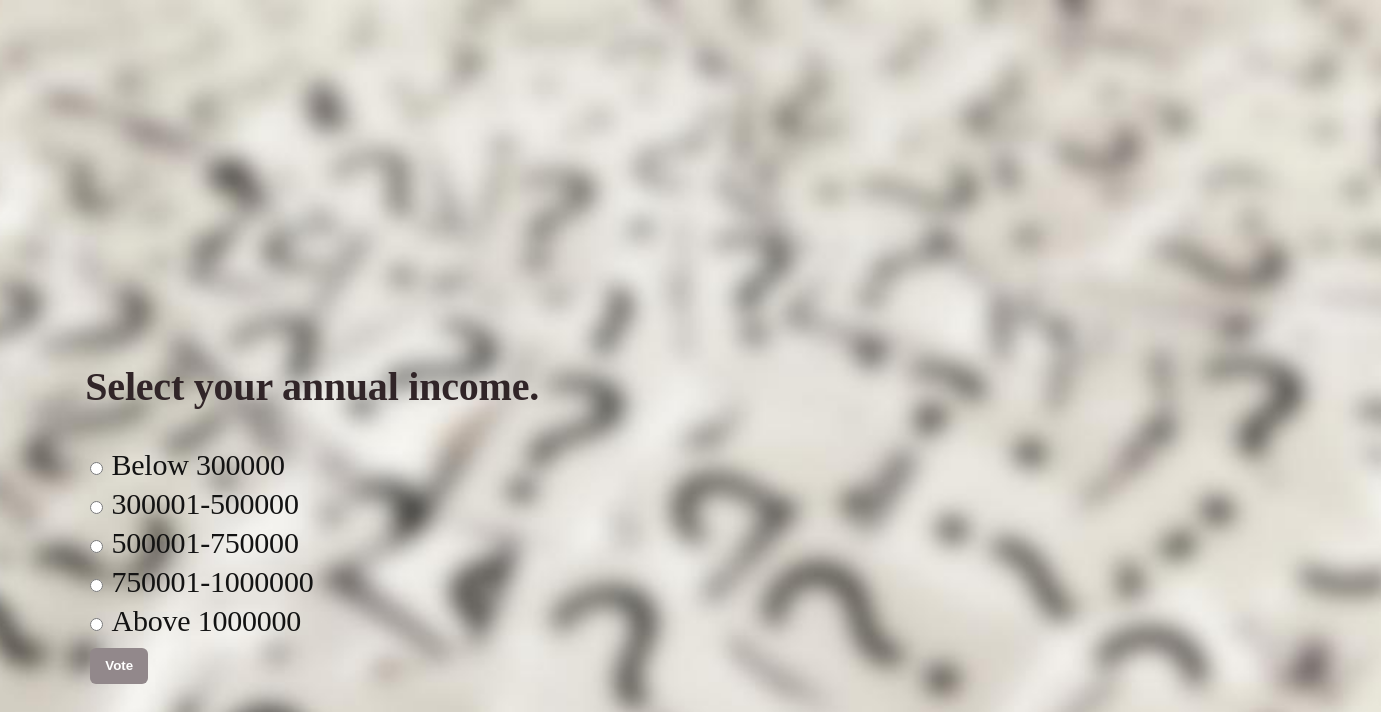
The app's page /polls/5/ with its own data.
### polls/models.py (models this page shows)
class Question(models.Model):
	def __str__(self):
            return self.question_text
	question_text = models.CharField(max_length=200)
        pub_date = models.DateTimeField('date published')
	def was_published_recently(self):
            return self.pub_date >= timezone.now() - datetime.timedelta(days=1)

class Choice(models.Model):
	def __str__(self):
		return self.choice_text
        question = models.ForeignKey(Question, on_delete=models.CASCADE)
        choice_text = models.CharField(max_length=200)
        votes = models.IntegerField(default=0)

### polls/views.py (the view)
# urls.py: url(r'^(?P<pk>[0-9]+)/$', views.DetailView.as_view(), name='detail'),
class DetailView(generic.DetailView):
	model = Question
	template_name = 'polls/detail.html'

### polls/templates/polls/detail.html (shortened to what this page needs)
<link rel="stylesheet" href="/static/assets/css/main.css" />
<h3 style="font-size: 40px">
	{{ question.question_text }}
</h3>
<form action="{% url 'polls:vote' question.id %}" method="post">
{% for choice in question.choice_set.all %}
    <input type="radio" name="choice" id="choice{{ forloop.counter }}" value="{{ choice.id }}" />
    <label for="choice{{ forloop.counter }}" style="font-size: 30px">{{ choice.choice_text }}</label><br />
{% endfor %}
<input type="submit" value="Vote" />
</form>

### static/assets/css/main.css (style rules this page uses)
html, body, div, h1, h2, h3, h4, h5, h6, p, a, img, center, dl, dt, dd, ol, ul, li, form, label, table, caption, tbody, tfoot, thead, tr, th, td { margin: 0; border: 0; vertical-align: baseline; }
h3, h4, h5, h6 { color: #312528; font-family: "Lucida Console"; font-weight: 700; text-align: left; line-height: 1em; margin: 0 0 1em 0; }
input[type="submit"], input[type="reset"], input[type="button"], button, .button { -webkit-appearance: none; -ms-appearance: none; background-color: #92888b; border-radius: 6px; margin: 5px; border: 0; color: #ffffff !important; cursor: pointer; display: inline-block; font-weight: 700; height: 2.75em; line-height: 2.75em; padding: 0 1.125em; text-align: center; text-decoration: none; white-space: nowrap; }

### records on screen
Question: question_text "Select your annual income."
Choice: choice_text "Below 300000"
Choice: choice_text "300001-500000"
Choice: choice_text "500001-750000"
Choice: choice_text "750001-1000000"
Choice: choice_text "Above 1000000"
